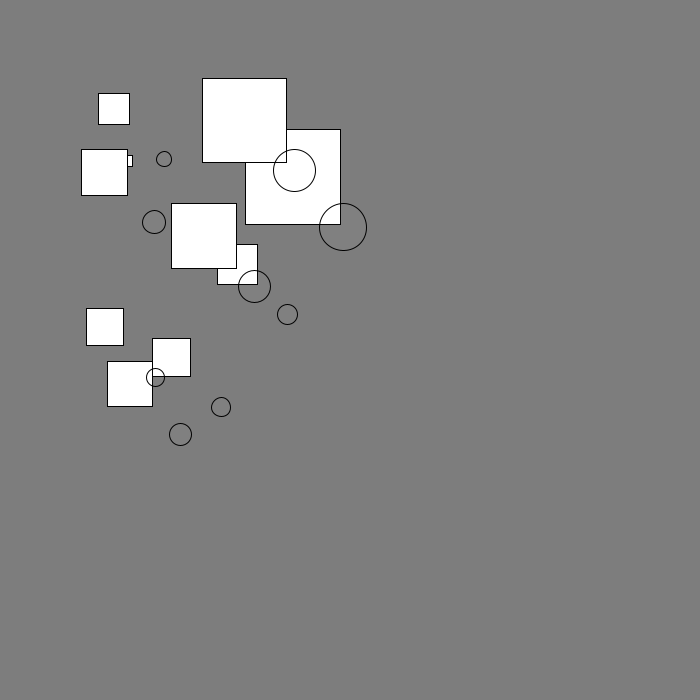
Frame 1 (no input)
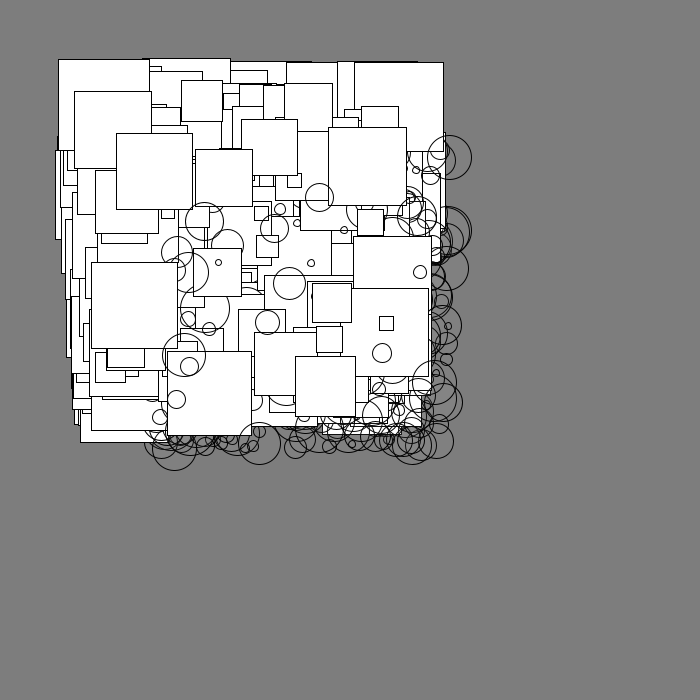
Frame 60 (the mouse pressed at the canvas centre just before this capture)
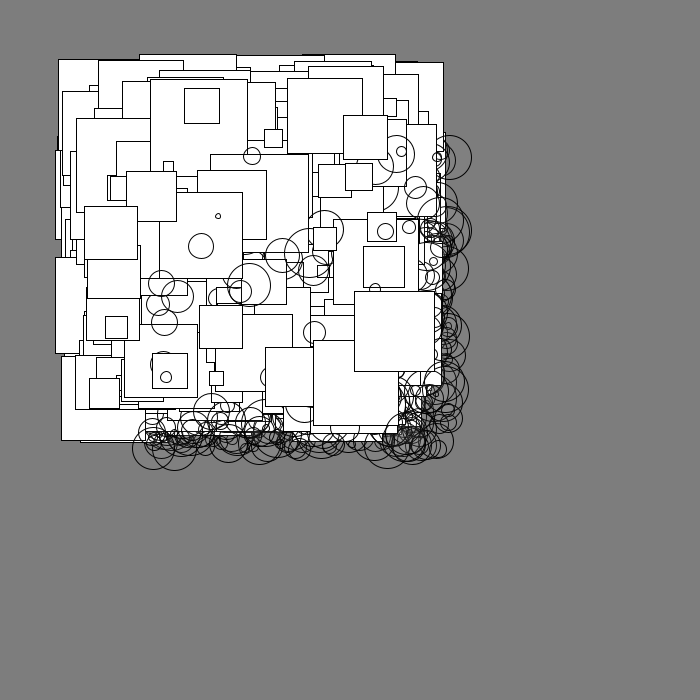
Frame 120 (the mouse held since frame 60 and released just before this capture)

The Processing sketch that drew these frames (run headless with seeded random() and noise(); from frame 60 on, the mouse is pressed at the canvas centre):

// Processing sketch: fonctions
// ── fonctions.pde
int x,y;
int taille;

void setup() {
  size(700, 700);
  background(125);
  smooth();
  x=width/2;
  y=height/2;
  taille=100;

}

void draw() {

  rectMode(CENTER); 
  
  for (int i=0; i<100; i=i+10){
    dessineFormeComplexe((int)random(100,400),(int)random(100,400),(int)random(10,100));
  }
}

void dessineForme(int xLoc, int yLoc, int tailleLoc){
  noFill();
  stroke(255);
  rect(xLoc,yLoc,tailleLoc,tailleLoc);
  fill(255,5);
  ellipse(xLoc,yLoc,tailleLoc/2,tailleLoc/2);
}

void dessineFormeComplexe(int xLoc, int yLoc, int tailleLoc){
  fill(255);
  stroke(0);
  rect(xLoc,yLoc,tailleLoc,tailleLoc);
  fill(255,5);
  ellipse(xLoc+50,yLoc+50,tailleLoc/2,tailleLoc/2);
}
